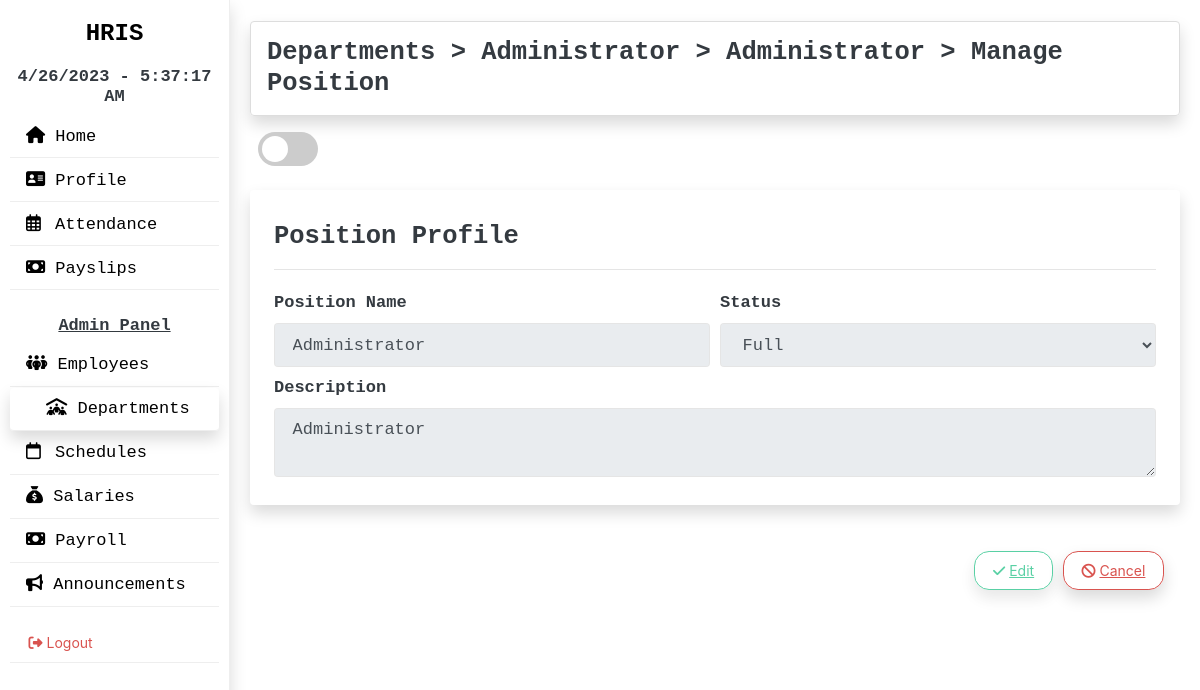
Screenshot of /departments/manage_department/1/manage_position/1 (signed in) with the database file from the repository.
### hris/models.py (models this page shows, shortened)
class Departments(db.Model):
   id = db.Column(db.Integer(), primary_key=True)
   department_name = db.Column(db.String(length=50), nullable=False)
   manager = db.Column(db.String(length=50))
   description = db.Column(db.String(length=500))
   date_created= db.Column(db.Date(), default=func.current_date(), nullable=False)
   positions_info = db.relationship('Positions', backref='departments_info')

class Positions(db.Model):
   id = db.Column(db.Integer(), primary_key=True)
   position_name = db.Column(db.String(length=50), nullable=False)
   description = db.Column(db.String(length=500))
   position_status = db.Column(db.Enum(POSITION_STATUS), default=POSITION_STATUS.Hiring, nullable=False)
   date_created= db.Column(db.Date(), default=func.current_date(), nullable=False)
   department_id = db.Column(db.Integer(), db.ForeignKey('departments.id', ondelete="CASCADE"))
   dept_assigned = association_proxy('departments', 'department_name')

### hris/departments/departments.py (the view, shortened to what this page needs)
@departments_bp.route('/departments/manage_department/<int:department_id>/manage_position/<int:position_id>', methods=['GET', 'POST'])
@login_required
def manage_position(department_id, position_id):
    selected_department = Departments.query.filter_by(id = department_id).first()
    selected_position = Positions.query.filter_by(id = position_id).first()
    manage_position = PositionForm(
        position_name = selected_position.position_name,
        position_status = selected_position.position_status.value,
        description = selected_position.description
    )
    return render_template('/positions/manage_position.html', selected_department=selected_department, manage_position=manage_position)

### hris/departments/forms.py
class PositionForm(FlaskForm):
   position_name = StringField(label='Position Name', validators=[DataRequired()])
   position_status = SelectField(label='Status', choices=[('hiring', 'Hiring'), ('full', 'Full')], validators=[DataRequired()])
   description = TextAreaField(label='Description', validators=[DataRequired()])

### hris/models.py (called while the page is built)
@login_manager.user_loader
def load_user(user_id):
   return Users.query.get(int(user_id))

### hris/departments/templates/positions/manage_position.html (shortened to what this page needs)
{% extends 'main.html' %}
{% set active_page = "departments" %}
{% block nav_contents %}
<div class="container">
   <div class="row mt-3 mb-3">
      <div class="col-12">
         <h4 class="shadow border p-3 rounded">
            <a href="{{ url_for('departments_bp.departments') }}" class="text-dark">Departments</a> >
            <a href="{{ url_for('departments_bp.manage_department', department_id=selected_department.id) }}" class="text-dark">{{ selected_department.department_name }}</a> >
            <a href="#" class="text-dark">{{ manage_position.position_name.data }}</a> >
            <a href="#" class="text-dark">Manage Position</a>
         </h4>
         <div>
            <label class="switch mt-2 ml-2">
            <span class="slider round"></span>
            </label>
         </div>
      </div>
   </div>
   <div class="row mt-3">
      <div class="col-12">
         <form action="" method="post" autocomplete="off">
            <fieldset disabled="disabled">
               <div class="shadow rounded p-4">
                  <h4 class="mt-2">Position Profile</h4>
                  <hr>
                  <div class="form-row">
                     <div class="form-outline mb-1 mt-1 col-6">
                        <strong>{{ manage_position.position_name.label() }}</strong>
                        {{ manage_position.position_name(class="form-control") }}
                     </div>
                     <div class="form-outline mb-1 mt-1 col-6">
                        <strong>{{ manage_position.position_status.label() }}</strong>
                        <select name="position_status" id="status" class="form-control">
                           {% for status in manage_position.position_status.choices %}
                           <option value="{{ status[0]}}" {% if status[1] == manage_position.position_status.data %} selected {% endif %}>{{status[1]}}</option>
                           {% endfor %}
                        </select>
                     </div>
                  </div>
                  <div class="form-row">
                     <div class="form-outline mb-1 mt-1 col">
                        <strong>{{ manage_position.description.label() }}</strong>
                        {{ manage_position.description(class="form-control") }}
                     </div>
                  </div>
               </div>
               <br>
               <div class="d-flex align-items-end flex-column bd-highlight mt-1 pr-3 pb-3">
                  <div>
                     <button class="btn btn-outline-success mt-3 shadow" type="submit">
                     <i class="fa-solid fa-check"></i> <u>Edit</u>
                     </button>
                     <a class="btn btn-outline-danger mt-3 shadow" href="{{ url_for('departments_bp.departments') }}">
                     <i class="fa-solid fa-ban"></i> <u>Cancel</u>
                     </a>
                  </div>
               </div>
            </fieldset>
         </form>
      </div>
   </div>
</div>
{% endblock %}

### hris/static/css/index.css (style rules this page uses)
* { margin: 0; padding: 0; }
body { box-sizing: border-box; }
html { scroll-behavior: smooth; }
.switch { position: relative; display: inline-block; width: 60px; height: 34px; float: left; }
.slider { position: absolute; cursor: pointer; top: 0; left: 0; right: 0; bottom: 0; background-color: #ccc; -webkit-transition: .4s; transition: .4s; }
.slider:before { position: absolute; content: ""; height: 26px; width: 26px; left: 4px; bottom: 4px; background-color: white; -webkit-transition: .4s; transition: .4s; }
.slider.round { border-radius: 34px; }
.slider.round:before { border-radius: 50%; }

### rows the page displays
Departments: department_name "Administrator"
Positions: position_name.data "Administrator", position_name "Administrator", description "Administrator"

### other values shown
{{ manage_position.position_name.label() }} "Position Name"
{{ manage_position.position_status.label() }} "Status"
{{ manage_position.description.label() }} "Description"
form field position_status "Full"
